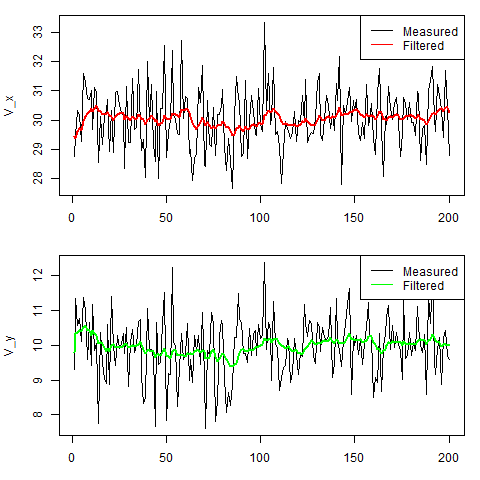

The R source for this figure:
df<-read.csv(file="car.csv", header=T)

png("car.png")

op<-par(mfrow=c(2,1),
    mar = c(3,4,1,1)+0.1)

plot(df$Measured_v_x, ylab="V_x", xlab="Time",type="l")
lines(df$Filtered_v_x,col="red",lwd=2)
legend("topright", legend=c("Measured","Filtered"), lty=1, col=c("black","red"))

plot(df$Measured_v_y, ylab="V_y", xlab="Time",type="l")
lines(df$Filtered_v_y,col="green",lwd=2)
legend("topright", legend=c("Measured","Filtered"), lty=1, col=c("black","green"))

par(op)

dev.off()
